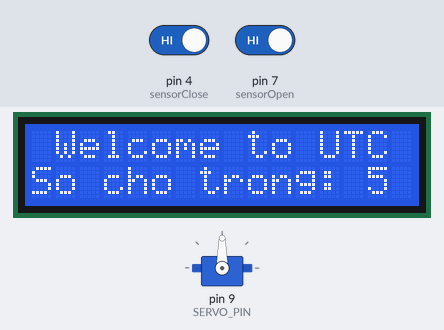
Bench run of a sketch on a simulated Arduino Uno, built with avr-gcc and run on an emulated ATmega328P. On the bench: servo, 16×2 character LCD. Inputs (shaded band) come from the test bench; at power-on: pin 7 (sensorOpen) HIGH, pin 4 (sensorClose) HIGH.

Above: at 1.2 s.
1.3 s: pin 7 (sensorOpen) driven LOW
At 1.7 s:
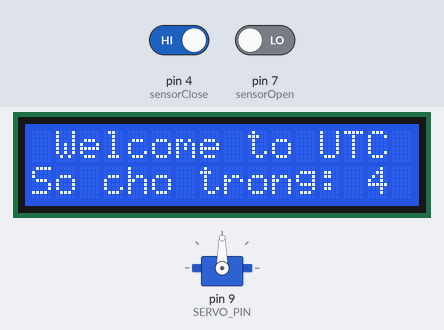
2.8 s: pin 4 (sensorClose) driven LOW
At 4.0 s:
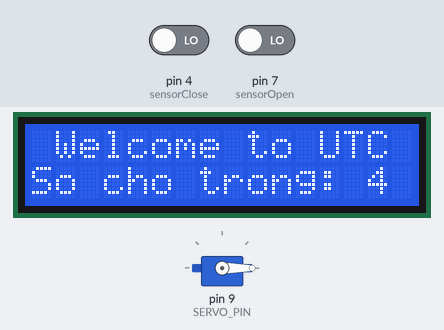
Timing chart, 0 to 5.8 s (numbered marks = the images above; inputs shaded):
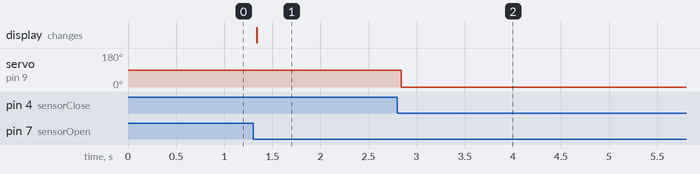

The sketch:

Barrier.ino
```cpp
#include <Wire.h>
#include <LiquidCrystal_I2C.h>
LiquidCrystal_I2C lcd(0X27, 16, 2);
#include <Servo.h>
#define SERVO_PIN 9
Servo gServo;

int sensorOpen = 7;
int sensorClose = 4;
int number = 5;
int flag1 = 0;
int flag2 = 0;
int pre_open = 1;
int pre_close = 1;

void setup() {
  Serial.begin(9600);
  pinMode(sensorOpen, INPUT);
  pinMode(sensorClose, INPUT);
  gServo.attach(SERVO_PIN);
  lcd.init();
  lcd.backlight();
  lcd.clear();
}

void loop() {
  lcd.setCursor(1, 0);
  lcd.print("Welcome to UTC");
  int temp1 = digitalRead(sensorClose);
  int temp = digitalRead(sensorOpen);

  if (temp != pre_open){
      if (temp == 0 && flag1 == 0) {
        if (number > 0) {
          flag1 = 1;
          if (flag2 == 0) {
            gServo.write(90);
            number = number - 1;
          }
        } else {
          lcd.clear();
          lcd.setCursor(0, 1);
          lcd.print("Sorry, It's Full");
          delay(1500);
          lcd.clear();
          gServo.write(0);
        }
      }
      pre_open = temp;
    }

  if (temp1 != pre_close) {
    if (temp1 == 0 && flag2 == 0) {
      flag2 = 1;
      if (flag1 == 0) {
        gServo.write(90);
        number = number + 1;
        if (number > 5) {
          number = 5;
        }
      }
    }
    pre_close = temp1;
  }

    if (flag1 == 1 && flag2 == 1) {
    gServo.write(0);
    flag1 = 0, flag2 = 0;
  }


  lcd.setCursor(0, 1);
  lcd.print("So cho trong:");
  lcd.setCursor(14, 1);
  lcd.print(number);
}
```

Measured:
- after the input at 1.3 s, the display: changes at once (image 1)
- after the input at 2.8 s, servo on pin 9 (SERVO_PIN): 90° → 0° at once
